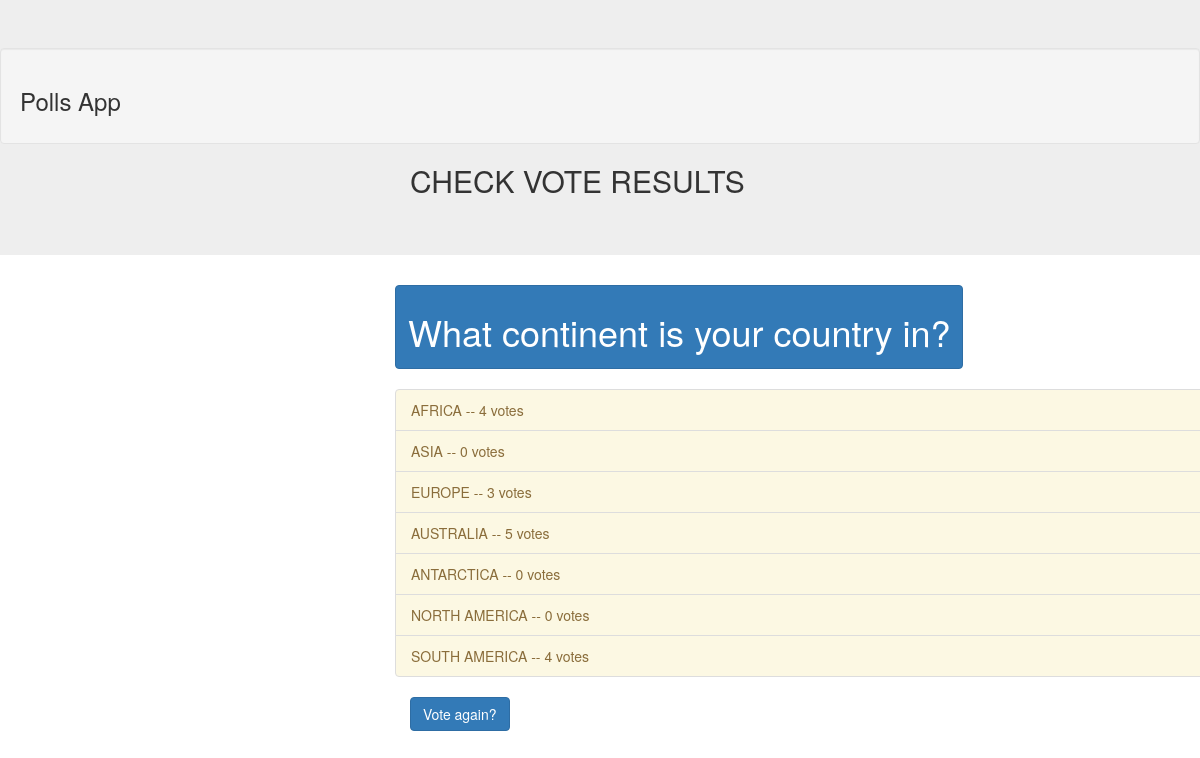
The app's page /pollsproject1/3/results/ with its own data.
### pollsproject1/models.py (models this page shows, shortened)
class Question(models.Model):
    question_text = models.CharField(max_length=200)
    pub_date = models.DateTimeField('date published')
    def was_published_recently(self):
        now = timezone.now()
        return now - datetime.timedelta(days=1) <= self.pub_date <= now
    was_published_recently.admin_order_field = 'pub_date'
    was_published_recently.boolean = True
    was_published_recently.short_description = 'Published recently?'

class Choice(models.Model):
    question = models.ForeignKey(Question, on_delete=models.CASCADE)
    choice_text = models.CharField(max_length=200)
    votes = models.IntegerField(default=0)

### pollsproject1/views.py (the view)
# urls.py: path('<int:pk>/results/', views.ResultsView.as_view(), name='results'),
class ResultsView(generic.DetailView):
    model = Question
    template_name = 'pollsproject1/results.html'

### templates/pollsproject1/results.html (shortened to what this page needs)
{% load static %}
<!doctype html>
<html lang="en">
<head>
  <link rel="stylesheet" href="https://maxcdn.bootstrapcdn.com/bootstrap/3.4.0/css/bootstrap.min.css">
</head>
<body>
  <div class="jumbotron" >
<div class="well" color:grey;>
<h3> Polls App</h3>
</div>
<h2>CHECK VOTE RESULTS</h2>
  </div>
<div id="content" name="content" class="main">
    <div class="row justify-content-center">
      <div class="col-8">
        <div class="btn btn-primary ">
	      <h1>{{ question.question_text }}</h1>
        </div>
        <br>
        <br>
        <ul class="list-group list-group-flush">
        {% for choice in question.choice_set.all %}
        <li class="list-group-item list-group-item-warning">{{ choice.choice_text }} -- {{ choice.votes }} vote{{ choice.votes|pluralize }}</li>
        {% endfor %}
        </ul>
</div>
    </div>
      </div>
<a href="{% url 'pollsproject1:detail' question.id %}"><button class="btn btn-primary">Vote again?</button></a>
</body>
</html>

### templates/pollsproject1/results.html (style rules this page uses)
.main,h2,a { margin-left:400px; padding: 0px 10px; }
body { background-color: white; }

### records on screen
Question: question_text "What continent is your country in?"
Choice: choice_text "AFRICA", votes "4"
Choice: choice_text "ASIA", votes "0"
Choice: choice_text "EUROPE", votes "3"
Choice: choice_text "AUSTRALIA", votes "5"
Choice: choice_text "ANTARCTICA", votes "0"
Choice: choice_text "NORTH AMERICA", votes "0"
Choice: choice_text "SOUTH AMERICA", votes "4"
